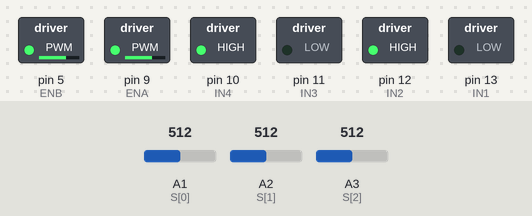
Bench run of a sketch on a simulated Arduino Uno, built with avr-gcc and run on an emulated ATmega328P. On the bench: switched loads named in the sketch (green lamp = pin HIGH). The test bench sets the inputs (shaded band); at power-on: A1 (S[0]) = 512, A3 (S[2]) = 512, A2 (S[1]) = 512.

Above: at 1.2 s.
1.3 s: A1 (S[0]) set to 492
At 2.0 s:
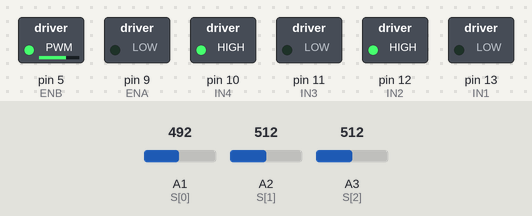
2.8 s: A3 (S[2]) set to 485
At 3.1 s:
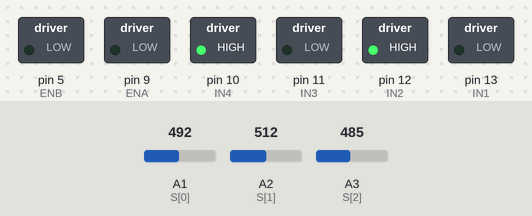
4.3 s: A1 (S[0]) set to 510
At 5.5 s:
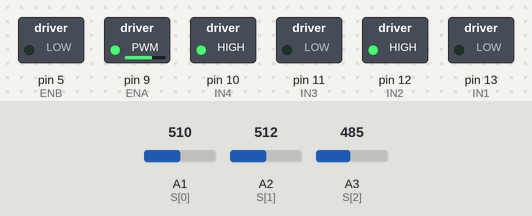
5.8 s: A1 (S[0]) set to 490
At 6.6 s:
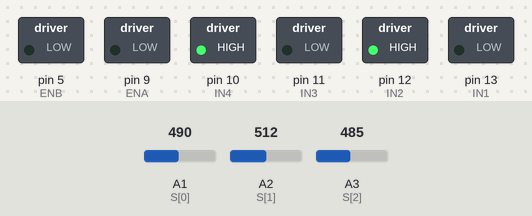
7.3 s: A1 (S[0]) set to 511
At 7.8 s:
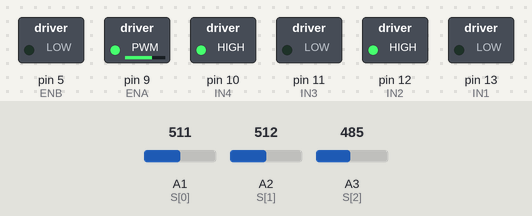
Timing chart, 0 to 9.8 s (numbered marks = the images above; inputs shaded):
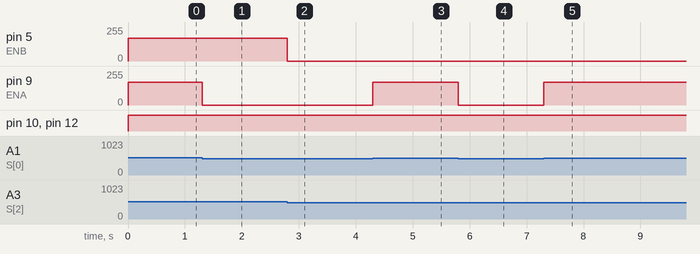

Measured:
- the behaviour switches between 501 and 500 on A1 (S[0]) (found by bisection; images 0 and 1)
- the behaviour switches between 501 and 500 on A3 (S[2]) (found by bisection; images 1 and 2)
- after the input at 1.3 s, pin 9 (ENA): 170/255 → 0/255 at once
- after the input at 2.8 s, pin 5 (ENB): 170/255 → 0/255 at once
- after the input at 4.3 s, pin 9 (ENA): 0/255 → 170/255 at once
- after the input at 5.8 s, pin 9 (ENA): 170/255 → 0/255 at once
- after the input at 7.3 s, pin 9 (ENA): 0/255 → 170/255 at once

The sketch:

TESTE_PROTOTIPO_MINIMO.ino
```cpp
//Rótulos para não utilizar o número do pino.
// Motor 1 direita SA esquerda, Motor 2 esquerda, SB direita
//Saídas do Arduino.

#define IN1 13
#define IN2 12
#define IN3 11
#define IN4 10
#define ENA 9
#define ENB 5
//Entradas do Arduino.
int S[] = {A1, A2, A3};
bool leitura[5];

//constantes
int Vrap = 170, Vlento = 170;
int ValorPreto = 500;//abaixo desse valor ele considera branco, que seria 1


void ConfigPlaca()//Método responsável pelas configurações iniciais.
{
//Declarando/Definindo as Saídas

  pinMode(IN1, OUTPUT);
  pinMode(IN2, OUTPUT);
  pinMode(IN3, OUTPUT);
  pinMode(IN4, OUTPUT);
  pinMode(ENA, OUTPUT);
  pinMode(ENB, OUTPUT);

//Declarando/Definindo as Entradas
  for(int j=0; j<3; j++)
  {
  pinMode(S[j], INPUT);
  }
//Limpeza das saídas por questão de segurança.

  digitalWrite(IN1,0);
  digitalWrite(IN2,0);
  digitalWrite(IN3,0);
  digitalWrite(IN4,0);
  digitalWrite(ENA,0);
  digitalWrite(ENB,0);
}

void ControlePonteH()//método para o controle da Ponte H, permitindo a rotina dos
//motores em relação ao funcionamento.
{
 for(int i = 0; i<3; i++)
 {
  if(analogRead(S[i])>500)//caso sensor leia preto
  {
    leitura[i]=0;
  }
  else if(analogRead(S[i]<=500)){
    leitura[i]=1;
  };
 }


 if(leitura[0]== 0 && leitura[2]== 0)//ambos os sensores na pista//ambos lendo preto
 {
  digitalWrite(IN1,0);// motor 1 frente;
  digitalWrite(IN2,1);
  digitalWrite(IN3,0);//motor 2 frente;
  digitalWrite(IN4,1);
  analogWrite(ENA, Vrap);
  analogWrite(ENB, Vrap);
 }
 if(leitura[0] == 1 && leitura[2] == 0)// SA na FAIXA
 {
  digitalWrite(IN1,0);// motor corrige esquerda;
  digitalWrite(IN2,1);
  digitalWrite(IN3,0);//motor corrige esquerda;
  digitalWrite(IN4,1);
  analogWrite(ENA, 0);
  analogWrite(ENB, Vlento);
 }
 if(leitura[0] == 0 && leitura[2] == 1)//SB na FAIXA
 {
  digitalWrite(IN1,0);// motor corrige direita;
  digitalWrite(IN2,1);
  digitalWrite(IN3,0);//motor corrige direita;
  digitalWrite(IN4,1);

  analogWrite(ENA, Vlento);
  analogWrite(ENB, 0);
 }

 if(leitura[0] == 1 && leitura[2] == 1)// SA e SB Faixa
 {
  analogWrite(ENA, 0);
  analogWrite(ENB, 0);
 }

}

void setup()// só será executada uma vez
{
  ConfigPlaca(); //Chamada do método “ConfigPlaca” responsável pela configuração
  //das entradas e saídas
}

void loop()// executada infinitamente
{
  ControlePonteH(); //Chamada do método “ControlePonteH” responsável pela rotina
  //do funcionamento do programa.
}
```
